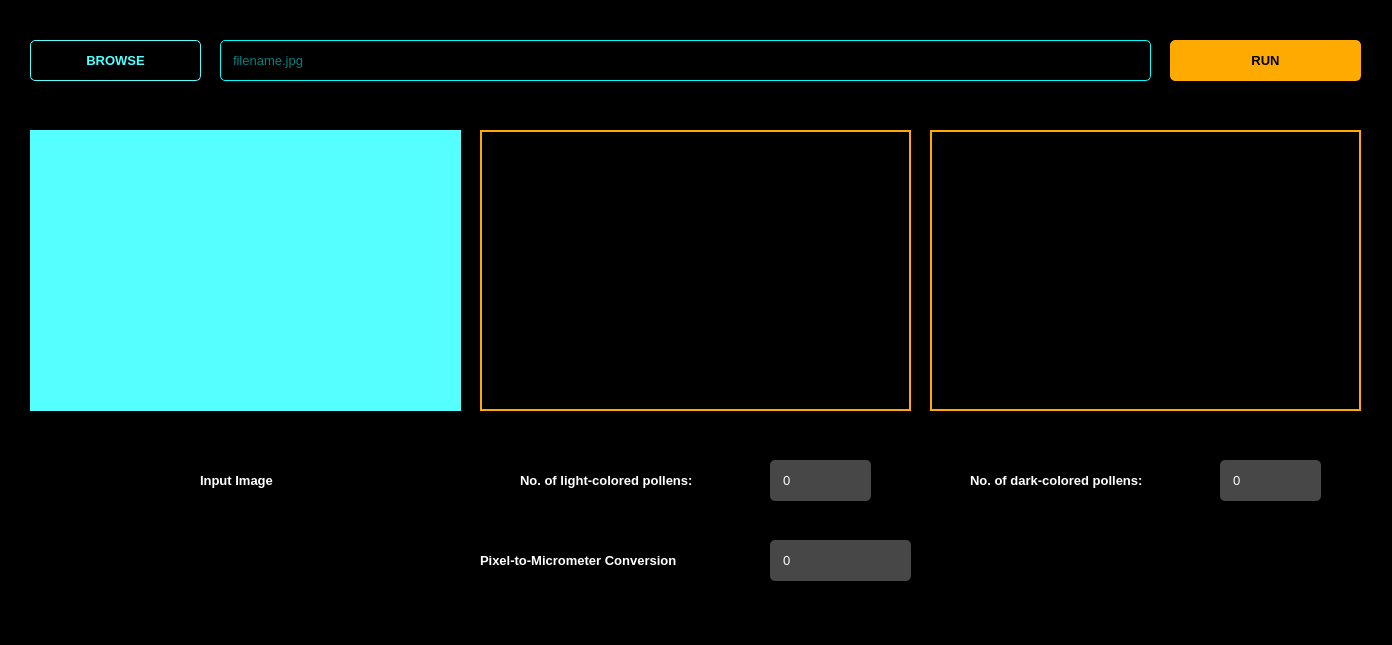
<?xml version="1.0" encoding="UTF-8"?>
<ui version="4.0">
 <class>pixelDevs</class>
 <widget class="QMainWindow" name="pixelDevs">
  <property name="geometry">
   <rect>
    <x>0</x>
    <y>0</y>
    <width>1392</width>
    <height>645</height>
   </rect>
  </property>
  <property name="windowTitle">
   <string>pixelDevs Pollen Counter</string>
  </property>
  <property name="toolTipDuration">
   <number>-5</number>
  </property>
  <property name="styleSheet">
   <string notr="true">background-color: rgb(0, 0, 0);
</string>
  </property>
  <widget class="QWidget" name="centralwidget">
   <widget class="QPushButton" name="browseImageButton">
    <property name="geometry">
     <rect>
      <x>30</x>
      <y>40</y>
      <width>171</width>
      <height>41</height>
     </rect>
    </property>
    <property name="font">
     <font>
      <family>Arial</family>
      <pointsize>10</pointsize>
      <weight>75</weight>
      <bold>true</bold>
     </font>
    </property>
    <property name="cursor">
     <cursorShape>PointingHandCursor</cursorShape>
    </property>
    <property name="styleSheet">
     <string notr="true">QPushButton {
	background-color: none;
	border: 1px solid rgb(85, 255, 255);
	color: rgb(85, 255, 255);
	border-radius: 5px;
	font-family: 'Arial';
	font-weight: bold;
}
QPushButton:hover {
	background-color: none;
	border: 1px solid rgb(63, 190, 190);
	color: rgb(63, 190, 190);
}
</string>
    </property>
    <property name="text">
     <string>BROWSE</string>
    </property>
   </widget>
   <widget class="QLineEdit" name="fileName">
    <property name="geometry">
     <rect>
      <x>220</x>
      <y>40</y>
      <width>931</width>
      <height>41</height>
     </rect>
    </property>
    <property name="font">
     <font>
      <family>Arial</family>
      <pointsize>10</pointsize>
     </font>
    </property>
    <property name="styleSheet">
     <string notr="true">QLineEdit {
	border: 1px solid rgb(0, 255, 255);
	border-radius: 5px;
	color: rgb(0, 255, 255);
	margin: 0px;
	padding: 10px;
}
</string>
    </property>
    <property name="text">
     <string/>
    </property>
    <property name="readOnly">
     <bool>true</bool>
    </property>
    <property name="placeholderText">
     <string>filename.jpg</string>
    </property>
   </widget>
   <widget class="QLabel" name="inputImage">
    <property name="geometry">
     <rect>
      <x>30</x>
      <y>130</y>
      <width>431</width>
      <height>281</height>
     </rect>
    </property>
    <property name="styleSheet">
     <string notr="true">border: 2px solid rgb(85, 255, 255);
background-color: rgb(85, 255, 255);</string>
    </property>
    <property name="text">
     <string/>
    </property>
    <property name="scaledContents">
     <bool>true</bool>
    </property>
   </widget>
   <widget class="QPushButton" name="runButton">
    <property name="geometry">
     <rect>
      <x>1170</x>
      <y>40</y>
      <width>191</width>
      <height>41</height>
     </rect>
    </property>
    <property name="font">
     <font>
      <family>Arial</family>
      <pointsize>10</pointsize>
      <weight>75</weight>
      <bold>true</bold>
     </font>
    </property>
    <property name="cursor">
     <cursorShape>PointingHandCursor</cursorShape>
    </property>
    <property name="styleSheet">
     <string notr="true">QPushButton {
	background-color: rgb(255, 170, 0);
	border: 1px solid rgb(255, 170, 0);
	color: rgb(0, 0, 0);
	border-radius: 5px;
	font-family: 'Arial';
	font-weight: bold;
}
QPushButton:hover {
	background-color: rgb(190, 127, 0);
	border: 1px solid rgb(190, 127, 0);
	color: rgb(0, 0, 0);
}</string>
    </property>
    <property name="text">
     <string>RUN</string>
    </property>
   </widget>
   <widget class="QLabel" name="lightPollensCount">
    <property name="geometry">
     <rect>
      <x>770</x>
      <y>460</y>
      <width>101</width>
      <height>41</height>
     </rect>
    </property>
    <property name="font">
     <font>
      <family>Arial</family>
      <pointsize>10</pointsize>
     </font>
    </property>
    <property name="styleSheet">
     <string notr="true">QLabel {
	background-color: rgb(71, 71, 71);
	color: rgb(255, 255, 255);
	padding: 10px;
	border-radius: 5px;
}
</string>
    </property>
    <property name="text">
     <string>0</string>
    </property>
   </widget>
   <widget class="QLabel" name="darkPollensCount">
    <property name="geometry">
     <rect>
      <x>1220</x>
      <y>460</y>
      <width>101</width>
      <height>41</height>
     </rect>
    </property>
    <property name="font">
     <font>
      <family>Arial</family>
      <pointsize>10</pointsize>
     </font>
    </property>
    <property name="styleSheet">
     <string notr="true">QLabel {
	background-color: rgb(71, 71, 71);
	color: rgb(255, 255, 255);
	padding: 10px;
	border-radius: 5px;
}</string>
    </property>
    <property name="text">
     <string>0</string>
    </property>
   </widget>
   <widget class="QLabel" name="lightPollensCountLabel">
    <property name="geometry">
     <rect>
      <x>520</x>
      <y>460</y>
      <width>221</width>
      <height>41</height>
     </rect>
    </property>
    <property name="font">
     <font>
      <family>Arial</family>
      <pointsize>10</pointsize>
      <weight>75</weight>
      <bold>true</bold>
     </font>
    </property>
    <property name="styleSheet">
     <string notr="true">background-color: rgb(0, 0, 0);
color: rgb(255, 255, 255);</string>
    </property>
    <property name="text">
     <string>No. of light-colored pollens:</string>
    </property>
   </widget>
   <widget class="QLabel" name="darkPollensCountLabel">
    <property name="geometry">
     <rect>
      <x>970</x>
      <y>460</y>
      <width>221</width>
      <height>41</height>
     </rect>
    </property>
    <property name="font">
     <font>
      <family>Arial</family>
      <pointsize>10</pointsize>
      <weight>75</weight>
      <bold>true</bold>
     </font>
    </property>
    <property name="styleSheet">
     <string notr="true">background-color: rgb(0, 0, 0);
color: rgb(255, 255, 255);</string>
    </property>
    <property name="text">
     <string>No. of dark-colored pollens:</string>
    </property>
   </widget>
   <widget class="QLabel" name="lightColoredImage">
    <property name="geometry">
     <rect>
      <x>480</x>
      <y>130</y>
      <width>431</width>
      <height>281</height>
     </rect>
    </property>
    <property name="styleSheet">
     <string notr="true">border: 2px solid rgb(255, 170, 0);
</string>
    </property>
    <property name="text">
     <string/>
    </property>
    <property name="scaledContents">
     <bool>true</bool>
    </property>
   </widget>
   <widget class="QLabel" name="darkColoredImage">
    <property name="geometry">
     <rect>
      <x>930</x>
      <y>130</y>
      <width>431</width>
      <height>281</height>
     </rect>
    </property>
    <property name="styleSheet">
     <string notr="true">border: 2px solid rgb(255, 170, 0);</string>
    </property>
    <property name="text">
     <string/>
    </property>
    <property name="scaledContents">
     <bool>true</bool>
    </property>
   </widget>
   <widget class="QLabel" name="lightPollensCountLabel_2">
    <property name="geometry">
     <rect>
      <x>200</x>
      <y>460</y>
      <width>101</width>
      <height>41</height>
     </rect>
    </property>
    <property name="font">
     <font>
      <family>Arial</family>
      <pointsize>10</pointsize>
      <weight>75</weight>
      <bold>true</bold>
     </font>
    </property>
    <property name="styleSheet">
     <string notr="true">background-color: rgb(0, 0, 0);
color: rgb(255, 255, 255);</string>
    </property>
    <property name="text">
     <string>Input Image</string>
    </property>
   </widget>
   <widget class="QLabel" name="conversion">
    <property name="geometry">
     <rect>
      <x>770</x>
      <y>540</y>
      <width>141</width>
      <height>41</height>
     </rect>
    </property>
    <property name="font">
     <font>
      <family>Arial</family>
      <pointsize>10</pointsize>
     </font>
    </property>
    <property name="styleSheet">
     <string notr="true">QLabel {
	background-color: rgb(71, 71, 71);
	color: rgb(255, 255, 255);
	padding: 10px;
	border-radius: 5px;
}
</string>
    </property>
    <property name="text">
     <string>0</string>
    </property>
   </widget>
   <widget class="QLabel" name="pixelMicro">
    <property name="geometry">
     <rect>
      <x>480</x>
      <y>540</y>
      <width>261</width>
      <height>41</height>
     </rect>
    </property>
    <property name="font">
     <font>
      <family>Arial</family>
      <pointsize>10</pointsize>
      <weight>75</weight>
      <bold>true</bold>
     </font>
    </property>
    <property name="styleSheet">
     <string notr="true">background-color: rgb(0, 0, 0);
color: rgb(255, 255, 255);</string>
    </property>
    <property name="text">
     <string>Pixel-to-Micrometer Conversion</string>
    </property>
   </widget>
  </widget>
  <widget class="QStatusBar" name="statusbar"/>
 </widget>
 <resources/>
 <connections/>
</ui>
